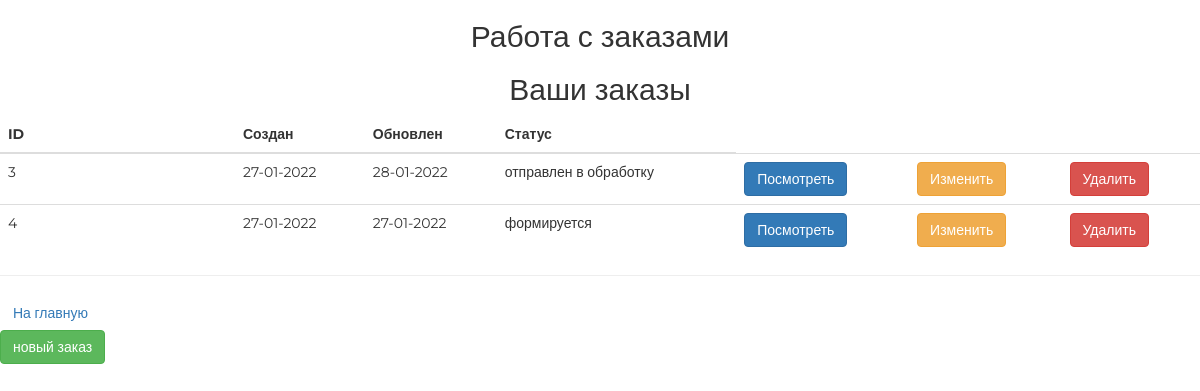
The app's page /orders/ (signed in), older data.
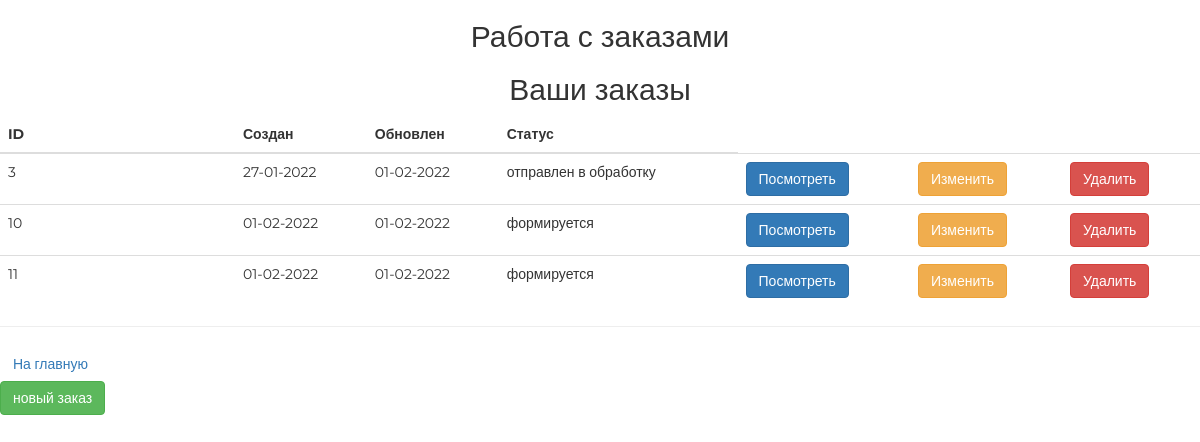
The same page, newer data.
### ordersapp/models.py (models this page shows, shortened)
class Order(models.Model):
    FORMING = 'FM'
    SENT_TO_PROCEED = 'STP'
    PROCEEDED = 'PRD'
    PAID = 'PD'
    READY = 'RDY'
    CANCEL = 'CNC'
    STATUS = (
        (FORMING, 'формируется'),
        (SENT_TO_PROCEED, 'отправлен в обработку'),
        (PAID, 'оплачен'),
        (PROCEEDED, 'обрабатывается'),
        (READY, 'готов к выдаче'),
        (CANCEL, 'отменен'),
    )
    user = models.ForeignKey(settings.AUTH_USER_MODEL, on_delete=models.CASCADE)
    is_active = models.BooleanField(default=True)
    status = models.CharField(choices=STATUS, max_length=3, default=FORMING, verbose_name='Статус заказа')
    created_at = models.DateTimeField(auto_now_add=True, verbose_name='Дата создания')
    updated_at = models.DateTimeField(auto_now=True, verbose_name='Дата обновления')

### ordersapp/views.py (the view)
# urls.py: path('', ordersapp.OrderListView.as_view(), name='list'),
class OrderListView(ListView):
    model = Order
    def get_queryset(self):
        return Order.objects.filter(user=self.request.user, is_active=True)

### mainapp/context_processors.py (called while the page is built)
def basket(request):
    basket_items = []
    if request.user.is_authenticated:
        basket_items = Basket.objects.filter(user=request.user)
    return {
        'basket': basket_items
    }

### ordersapp/templates/ordersapp/order_list.html (shortened to what this page needs)
{% extends 'ordersapp/base.html' %}
{% block content %}
    <div class="h2 text-center head">
        Ваши заказы
    </div>
    <table class="table">
        <thead>
        <th>ID</th>
        <th>Создан</th>
        <th>Обновлен</th>
        <th>Статус</th>
        </thead>
        <tbody>
        {% for object in object_list %}
            <tr>
                <td>{{ object.pk }}</td>
                <td>{{ object.created_at|date:'d-m-Y' }}</td>
                <td>{{ object.updated_at|date:'d-m-Y' }}</td>
                <td>{{ object.get_status_display }}</td>
                <td>
                    <a href="{% url 'ordersapp:read' object.pk %}" class="btn btn-primary">Посмотреть</a>
                </td>
                <td>
                    <a href="{% url 'ordersapp:update' object.pk %}" class="btn btn-warning">Изменить</a>
                </td>
                <td>
                    <a href="{% url 'ordersapp:delete' object.pk %}" class="btn btn-danger">Удалить</a>
                </td>
            </tr>
        {% endfor %}
        </tbody>
    </table>
    <hr>
    <a href="{% url 'index' %}" class="btn btn-link">На главную</a>
    <br>
    <a href="{% url 'ordersapp:create' %}" class="btn btn-success">новый заказ</a>
{% endblock %}

### ordersapp/templates/ordersapp/base.html (shortened to what this page needs)
<!DOCTYPE html>
{% load static %}
<html>
<head>
    {% block css %}
        <link rel="stylesheet" href="{% static 'css/bootstrap.min.css' %}">
        <link rel="stylesheet" href="{% static 'css/style.css' %}">
        <link rel="stylesheet" href="{% static 'fonts/font-awesome/css/font-awesome.css' %}">
    {% endblock %}
</head>
<body>
<div class="order_container">
    <div class="h2 text-center head">
        Работа с заказами
    </div>
    {% block content %}
    {% endblock %}
</div>
</body>
</html>

### static/css/style.css (style rules this page uses)
* { margin: 0; padding: 0; }
body { font-family: 'Montserrat', sans-serif; }
html, body { height: 100%; }
table { width: 100%; }
td:first-child { width: 235px; }

Row changes from the older to the newer data that the page shows:
no longer on this page (row edited): Order: pk "4", created_at "27-01-2022", updated_at "27-01-2022", status "формируется"
changed Order "отправлен в обработку": updated_at "28-01-2022" → "01-02-2022"
added Order: pk "10", created_at "01-02-2022", updated_at "01-02-2022", status "формируется"
added Order: pk "11", created_at "01-02-2022", updated_at "01-02-2022", status "формируется"
